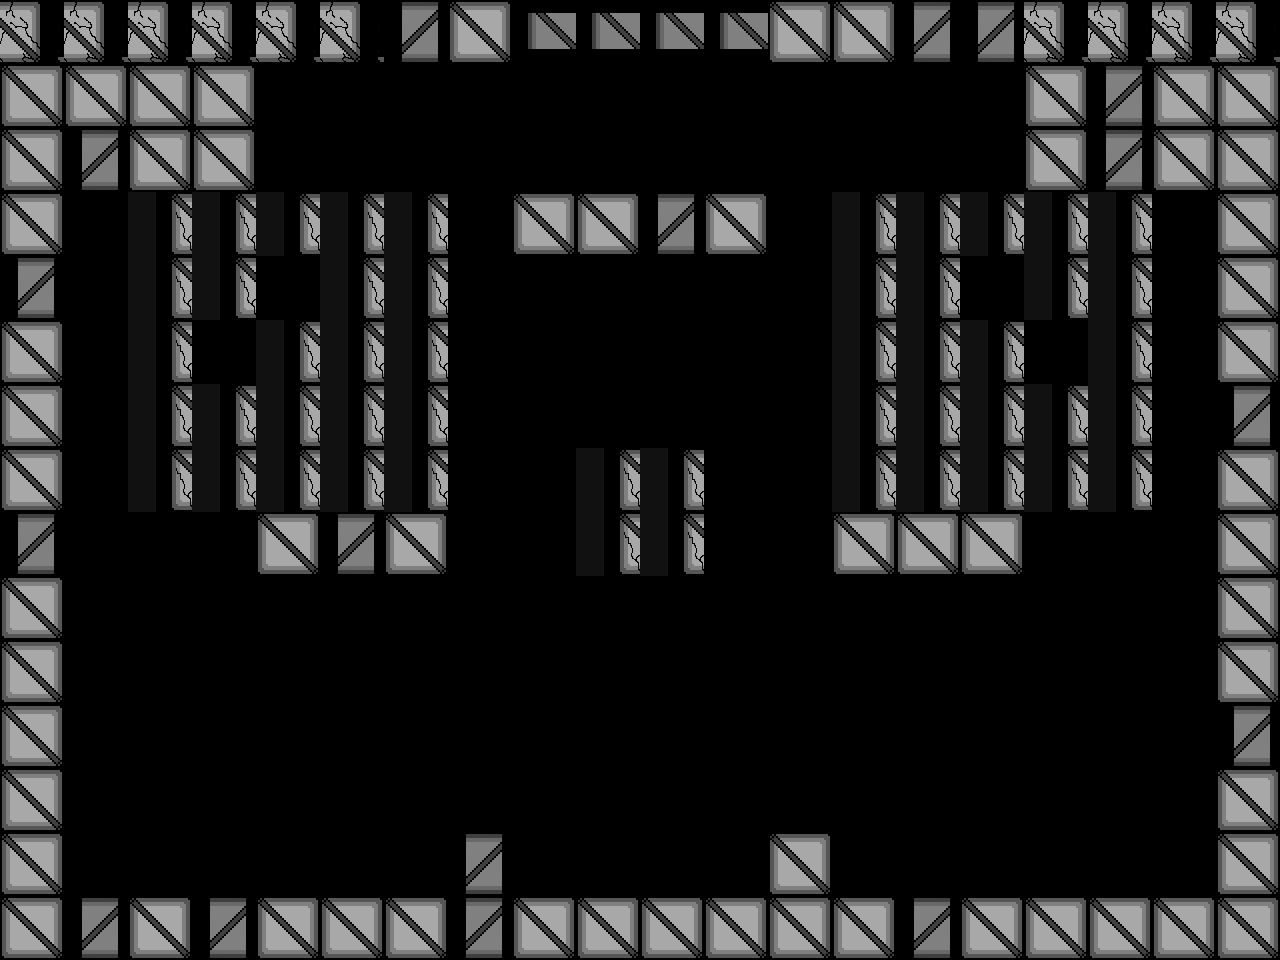

A 2D game scene composited from a Tiled map and its tileset images. What follows is a short description and the map's XML, with each tile layer's data collapsed to a summary:
An orthogonal 20x15 tile map with 64x64 px tiles, 1 tile layer (Tile Layer 2) and 7 objects (4x Uno, ScrollingBackground, Player, HealthUp).

<map version="1.0" tiledversion="1.1.1" orientation="orthogonal" renderorder="right-down" width="20" height="15" tilewidth="64" tileheight="64" infinite="0" nextobjectid="102">
 <properties>
  <property name="assassin" value="assets/assasin_rightLeftSpritesheet.png" />
  <property name="backgroundEasy" value="assets/backgroundEasy.png" />
  <property name="backgroundHard" value="assets/backgroundHard.png" />
  <property name="backgroundMedium" value="assets/backgroundMedium.png" />
  <property name="boss" value="assets/boss.png" />
  <property name="bossexplosion" value="assets/bossexplosion.png" />
  <property name="damageUp" value="assets/metalBoxCoin.png" />
  <property name="explosion" value="assets/explosion.png" />
  <property name="firingRateUp" value="assets/metalBoxCoin.png" />
  <property name="healthUp" value="assets/metalBoxHeart.png" />
  <property name="largeexplosion" value="assets/largeexplosion.png" />
  <property name="loading" value="assets/loading.png" />
  <property name="moveSpeedUp" value="assets/metalBoxCoin.png" />
  <property name="newborn" value="assets/newborn_spritesheet(h54_w62).png" />
  <property name="player" value="assets/playerSpriteSheetTemp.png" />
  <property name="reward" value="assets/reward1.png" />
  <property name="smallexplosion" value="assets/smallexplosion.png" />
  <property name="uno" value="assets/uno_Static.png" />
 </properties>
 <tileset firstgid="1" name="blocks1" tilewidth="64" tileheight="64" tilecount="14" columns="14">
  <image source="blocks1.png" width="900" height="64" />
 </tileset>
 <objectgroup color="#00ff00" name="Object Layer 1">
  <object id="59" name="Background" type="ScrollingBackground" x="0" y="0" width="64" height="64">
   <properties>
    <property name="numFrames" value="1" />
    <property name="textureHeight" value="960" />
    <property name="textureID" value="backgroundEasy" />
    <property name="textureWidth" value="1280" />
   </properties>
  </object>
  <object id="55" name="Player1" type="Player" x="624.484" y="751.368" width="34" height="64">
   <properties>
    <property name="numFrames" value="6" />
    <property name="textureHeight" value="60" />
    <property name="textureID" value="player" />
    <property name="textureWidth" value="34" />
   </properties>
  </object>
  <object id="94" name="Uno1" type="Uno" x="980.14" y="261.166" width="39" height="51">
   <properties>
    <property name="numFrames" value="2" />
    <property name="textureHeight" value="51" />
    <property name="textureID" value="uno" />
    <property name="textureWidth" value="39" />
   </properties>
  </object>
  <object id="98" name="Uno1" type="Uno" x="212.5" y="326.5" width="39" height="51">
   <properties>
    <property name="numFrames" value="2" />
    <property name="textureHeight" value="51" />
    <property name="textureID" value="uno" />
    <property name="textureWidth" value="39" />
   </properties>
  </object>
  <object id="99" name="Uno1" type="Uno" x="272.5" y="259.833" width="39" height="51">
   <properties>
    <property name="numFrames" value="2" />
    <property name="textureHeight" value="51" />
    <property name="textureID" value="uno" />
    <property name="textureWidth" value="39" />
   </properties>
  </object>
  <object id="100" name="Uno1" type="Uno" x="1044.5" y="326.5" width="39" height="51">
   <properties>
    <property name="numFrames" value="2" />
    <property name="textureHeight" value="51" />
    <property name="textureID" value="uno" />
    <property name="textureWidth" value="39" />
   </properties>
  </object>
  <object id="101" name="HealthUp" type="HealthUp" x="614.667" y="480" width="64" height="64">
   <properties>
    <property name="numFrames" value="1" />
    <property name="textureHeight" value="64" />
    <property name="textureID" value="healthUp" />
    <property name="textureWidth" value="64" />
   </properties>
  </object>
 </objectgroup>
 <layer name="Tile Layer 2" width="20" height="15">
  <properties>
   <property name="collidable" value="" />
  </properties>
  <data>[300 cells, 140 non-empty, 5 distinct tile ids]</data>
 </layer>
</map>
